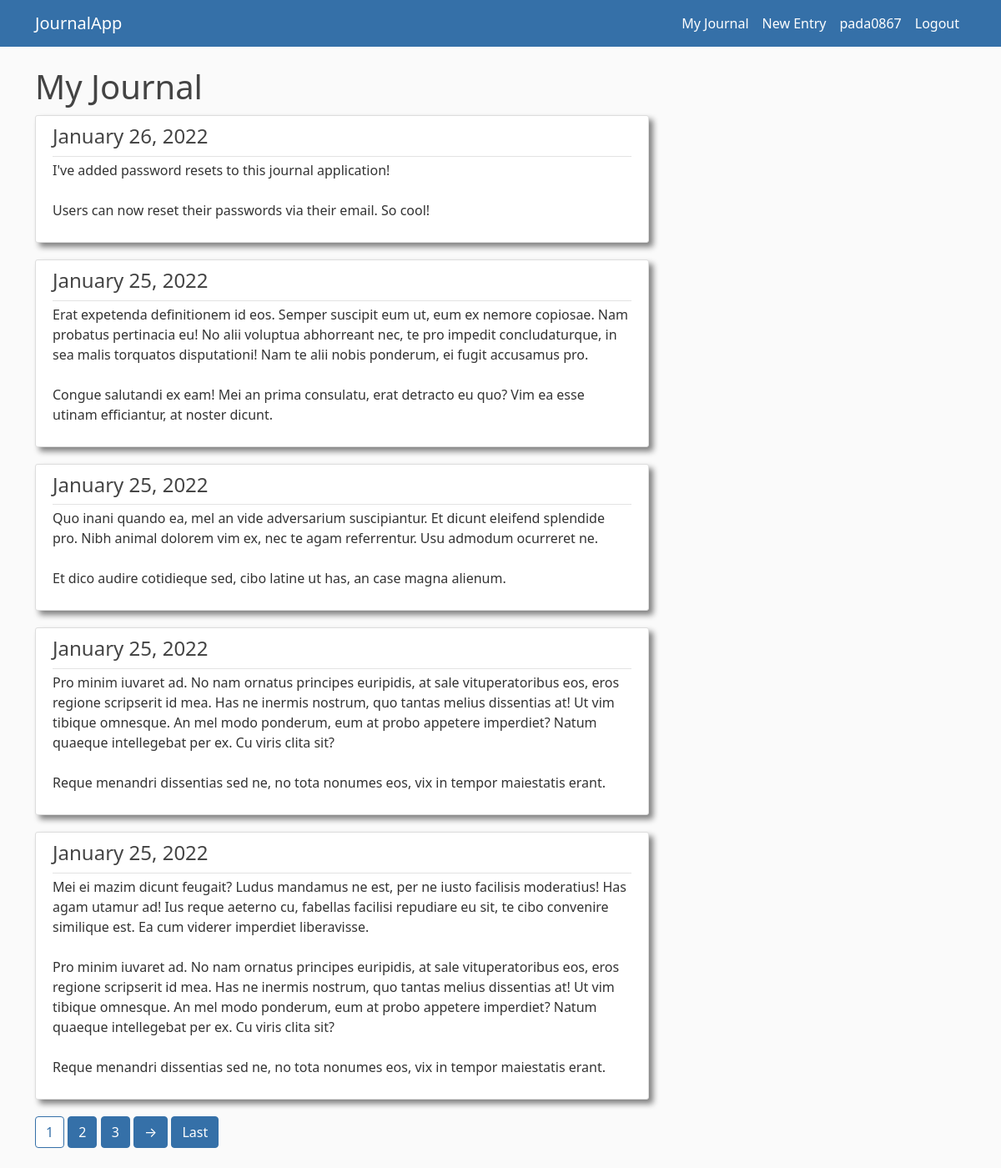
The app's page /journal/ (signed in) with its own data.
### journal/models.py (models this page shows, shortened)
class Entry(models.Model):
    title = models.CharField(max_length=100)
    content = models.TextField()
    date_posted = models.DateTimeField(default=timezone.now)
    author = models.ForeignKey(User,on_delete=models.CASCADE)

### journal/views.py (the view)
# urls.py: path('journal/', EntryListView.as_view(),name='journal'),
class EntryListView(ListView):
    def get_queryset(self):
        entries = Entry.objects.filter(author=self.request.user)
        entries = entries.order_by('-date_posted')
        return entries
    template_name = 'journal/journal.html'
    context_object_name = 'entries'
    paginate_by = 5

### journal/templates/journal/journal.html (shortened to what this page needs)
{% extends "journal/base.html" %}
{% block content %}
<h1>My Journal</h1>
{% if entries %}
    {% for entry in entries %}
        <article class="media content-section">
            <div class="media-body">
                <div class="article-metadata">
                    <h4><a class="article-title" href="{% url 'entry-details' entry.id %}">{{ entry.date_posted|date:"F j, Y" }}</a></h4>
                </div>
                <p class="article-content">{{ entry.content }}</p>
            </div>
        </article>
    {% endfor %}
{% else %}
    <h1>You don't have any entries yet!</h1>
{% endif %}
{% if is_paginated %}
    {% for num in page_obj.paginator.page_range %}
        {% if page_obj.number == num %}
            <a class="btn btn-primary mb-4 current-paginate-button" href="?page={{ num }}">{{ num }}</a>
        {% elif num > page_obj.number|add:'-3' and num < page_obj.number|add:'3' %}
            <a class="btn btn-outline-primary mb-4 paginate-button" href="?page={{ num }}">{{ num }}</a>
        {% endif %}
    {% endfor %}
    {% if page_obj.has_next %}
        <a class="btn btn-outline-primary mb-4 paginate-button" href="?page={{ page_obj.next_page_number }}">→</a>
        <a class="btn btn-outline-primary mb-4 paginate-button" href="?page={{ page_obj.paginator.num_pages }}">Last</a>
    {% endif %}
{% endif %}
{% endblock content %}

### journal/templates/journal/base.html (shortened to what this page needs)
{% load static %}
<!DOCTYPE html>
<html>
<head>
    <link href="https://cdn.jsdelivr.net/npm/bootstrap@5.1.3/dist/css/bootstrap.min.css" rel="stylesheet">
    <link rel='stylesheet' type='text/css' href="{% static 'journal/main.css' %}">
</head>
<body>
    <header class="site-header">
        <nav class="navbar navbar-expand-md navbar-dark main-navigation-bar fixed-top">
            <div class="container">
                <a class="navbar-brand mr-4" href="{% url 'journalhome' %}">JournalApp</a>
                <div class="collapse navbar-collapse justify-content-end" id="navbarToggle">
                    <div class="navbar-nav">
                        {% if user.is_authenticated %}
                            <a class="nav-item nav-link" href="{% url 'journal' %}">My Journal</a>
                            <a class="nav-item nav-link" href="{% url 'new-entry' %}">New Entry</a>
                            <a class="nav-item nav-link" href="{% url 'profile' %}">{{ user.username }}</a>
                            <a class="nav-item nav-link" href="{% url 'logout' %}">Logout</a>
                        {% else %}
                            <a class="nav-item nav-link" href="{% url 'login' %}">Login</a>
                            <a class="nav-item nav-link" href="{% url 'register' %}">Register</a>
                        {% endif %}
                    </div>
                </div>
            </div>
        </nav>
    </header>
    <main role="main" class="container">
        <div class="row">
            <div class="col-md-8">
                {% block content %}{% endblock %}
            </div>
        </div>
    </main>
</body>
</html>

### journal/static/journal/main.css (style rules this page uses)
body { background: #fafafa; color: #333333; margin-top: 5rem; }
h1, h2, h3, h4, h5, h6 { color: #444444; }
.main-navigation-bar { background-color: rgb(53, 112, 168); }
.site-header .navbar-nav .nav-link { color: #ffffff; }
.content-section { background: #ffffff; padding: 10px 20px; border: 1px solid #dddddd; border-radius: 3px; margin-bottom: 20px; margin-top: 10px; box-shadow: 5px 5px 7px grey; }
.article-title { color: #444444; text-decoration: none; }
.article-content { white-space: pre-line; }
.article-metadata { padding-bottom: 1px; margin-bottom: 4px; border-bottom: 1px solid #e3e3e3; text-decoration: none; }
.paginate-button { background-color:rgb(53, 112, 168) !important; color:white !important; border-color:rgb(53, 112, 168) !important; }
.current-paginate-button { background-color:white !important; border-color:rgb(53, 112, 168) !important; color:rgb(53, 112, 168) !important; }

### records on screen
Entry: date_posted "January 26, 2022", content "I've added password resets to this journal application! Users can now reset their passwords via their email. So cool!"
Entry: date_posted "January 25, 2022", content "Erat expetenda definitionem id eos. Semper suscipit eum ut, eum ex nemore copiosae. Nam probatus pertinacia eu! No alii voluptua abhorreant nec, te pro impedit concludaturque, in sea malis torquatos disputationi! Nam te alii nobis ponderum, ei fugit accusamus pro. Congue salutandi ex eam! Mei an prima consulatu, erat detracto eu quo? Vim ea esse utinam efficiantur, at noster dicunt."
Entry: date_posted "January 25, 2022", content "Quo inani quando ea, mel an vide adversarium suscipiantur. Et dicunt eleifend splendide pro. Nibh animal dolorem vim ex, nec te agam referrentur. Usu admodum ocurreret ne. Et dico audire cotidieque sed, cibo latine ut has, an case magna alienum."
Entry: date_posted "January 25, 2022", content "Pro minim iuvaret ad. No nam ornatus principes euripidis, at sale vituperatoribus eos, eros regione scripserit id mea. Has ne inermis nostrum, quo tantas melius dissentias at! Ut vim tibique omnesque. An mel modo ponderum, eum at probo appetere imperdiet? Natum quaeque intellegebat per ex. Cu viris clita sit? Reque menandri dissentias sed ne, no tota nonumes eos, vix in tempor maiestatis erant."
Entry: date_posted "January 25, 2022", content "Mei ei mazim dicunt feugait? Ludus mandamus ne est, per ne iusto facilisis moderatius! Has agam utamur ad! Ius reque aeterno cu, fabellas facilisi repudiare eu sit, te cibo convenire similique est. Ea cum viderer imperdiet liberavisse. Pro minim iuvaret ad. No nam ornatus principes euripidis, at sale vituperatoribus eos, eros regione scripserit id mea. Has ne inermis nostrum, quo tantas melius dissentias at! Ut vim tibique omnesque. An mel modo ponderum, eum at probo appetere imperdiet? Natum quaeque intellegebat per ex. Cu viris clita sit? Reque menandri dissentias sed ne, no tota nonumes eos, vix in tempor maiestatis erant."

### other values on screen
{{ user.username }} "pada0867"
{{ num }} "1"
{{ num }} "2" "3"
